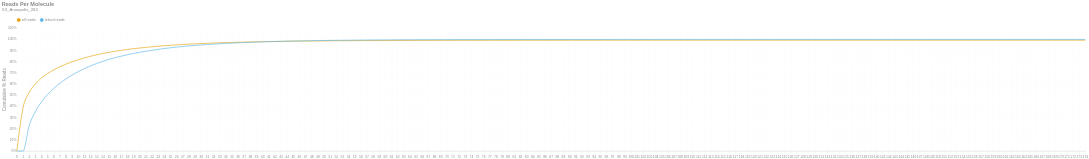

Notebook code for this chart:
### Markdown cell above
### Reads per Molecule
This chart shows the cumulative distribution of the number of reads per linked molecule. That is, how many alignments are associated with a unique molecule. This excludes the number of reads associated with invalid or absent linked-read barcodes. The `linked` histogram is the percentages recalculated when disregarding singletons.

### Code cell
if SKIPLR:
    print_html(f"Skipped")
else:
    counts = np.bincount(valids['reads'].cast(pl.Int64).to_numpy())
    weighted = counts * np.arange(len(counts))
    all_perc = weighted / n_reads
    linked_perc = weighted / n_linked_reads
    linked_perc[1] = 0
    binned_df = pl.DataFrame({
        'readsper': list(range(len(counts))),
        'all reads (cumsum)': np.cumsum(all_perc).tolist(),
        'linked reads (cumsum)': np.cumsum(linked_perc).tolist(),
    })

    with SafeRender(binned_df):
        (
            density_plot(binned_df, 'Reads Per Molecule', samplename, 'readspmol')
            .encode(
                x=alt.X('readsper:O', title=None).axis(labelAngle=0).scale(padding=0),
                y=alt.Y('value:Q', title='Cumulative % Reads').axis(format='%').stack(False),
                color=alt.Color("key:N").scale(domain=["all reads", "linked reads"]),
                tooltip=[
                    alt.Tooltip("key:N", title="Data Type"),
                    alt.Tooltip("readsper:O", title="Reads Per Molecule"),
                    alt.Tooltip("value:Q", format=".2%", title="% Reads (Cum.)")
                ]            
            )
        ).display()

### Figure 1 — Vega-Lite specification as saved in the notebook (floating-point values rounded to 4 significant figures; data arrays with more than 128 entries replaced by an {"elided": "..."} marker saying what was removed)
{"width": "container", "height": 400, "config": {"title": {"anchor": "start", "dy": -15, "fontSize": 18, "color": "#888888", "subtitleColor": "#888888", "subtitleFontSize": 14}, "arc": {"fill": "#0072B2"}, "axis": {"domainColor": "#888888", "domainWidth": 0.5, "gridWidth": 0.2, "grid": false, "titleFontWeight": 400, "titleFontSize": 15, "labelFontSize": 11, "labelColor": "#888888", "tickColor": "#888888", "tickWidth": 0.2, "titleColor": "#888888"}, "axisBand": {"grid": false}, "axisX": {"grid": true, "tickSize": 10, "domainCap": "round"}, "axisY": {"domain": false, "grid": true, "tickSize": 0, "domainCap": "round"}, "background": "transparent", "header": {"labelFontSize": 15, "labelColor": "#888888", "titleFontSize": 15, "titleFontWeight": 600, "titleColor": "#888888"}, "legend": {"labelFont": "sans-serif", "labelFontSize": 12, "labelColor": "#888888", "symbolSize": 100, "symbolType": "circle", "titleFontSize": 12, "titlePadding": 10, "titleColor": "#888888", "title": null, "orient": "top"}, "range": {"category": ["#E69F00", "#56B4E9", "#009E73", "#F0E442", "#0072B2", "#D55E00", "#CC79A7", "#000000"], "diverging": ["#cfe8f3", "#a2d4ec", "#73bfe2", "#46abdb", "#1696d2", "#12719e"]}, "area": {"fill": "#0072B2", "fillOpacity": 0.7, "line": true, "strokeOpacity": 0.7}, "line": {"color": "#0072B2", "stroke": "#0072B2", "strokeWidth": 2}, "trail": {"color": "#0072B2", "stroke": "#0072B2", "strokeWidth": 0, "size": 1}, "point": {"filled": true, "fillOpacity": 1.0, "size": 95}, "text": {"color": "#888888", "fontSize": 11, "align": "right", "fontWeight": 400, "size": 11}, "bar": {"fill": "#0072B2", "stroke": null}, "view": {"stroke": null, "continuousWidth": 660, "continuousHeight": 400}}, "data": {"name": "data-5066fcf29ad56410b3adc27e90685d17"}, "mark": {"type": "line", "interpolate": "monotone", "point": {"opacity": 0, "size": 275}}, "encoding": {"color": {"field": "key", "scale": {"domain": ["all reads", "linked reads"]}, "type": "nominal"}, "tooltip": [{"field": "key", "title": "Data Type", "type": "nominal"}, {"field": "readsper", "title": "Reads Per Molecule", "type": "ordinal"}, {"field": "value", "format": ".2%", "title": "% Reads (Cum.)", "type": "quantitative"}], "x": {"axis": {"labelAngle": 0}, "field": "readsper", "scale": {"padding": 0}, "title": null, "type": "ordinal"}, "y": {"axis": {"format": "%"}, "field": "value", "stack": false, "title": "Cumulative % Reads", "type": "quantitative"}}, "params": [{"name": "param_c36ac31b6afebe62", "select": {"type": "point", "fields": ["key"]}, "bind": "legend"}], "title": {"text": "Reads Per Molecule", "subtitle": "S3_Annapolis_282"}, "transform": [{"fold": ["all reads (cumsum)", "linked reads (cumsum)"]}, {"calculate": "replace(datum.key, ' (cumsum)', '')", "as": "key"}, {"filter": {"param": "param_c36ac31b6afebe62"}}], "usermeta": {"embedOptions": {"downloadFileName": "S3_Annapolis_282.readspmol"}}, "$schema": "https://vega.github.io/schema/vega-lite/v6.1.0.json", "datasets": {"data-5066fcf29ad56410b3adc27e90685d17": {"elided": "175 records"}}}
